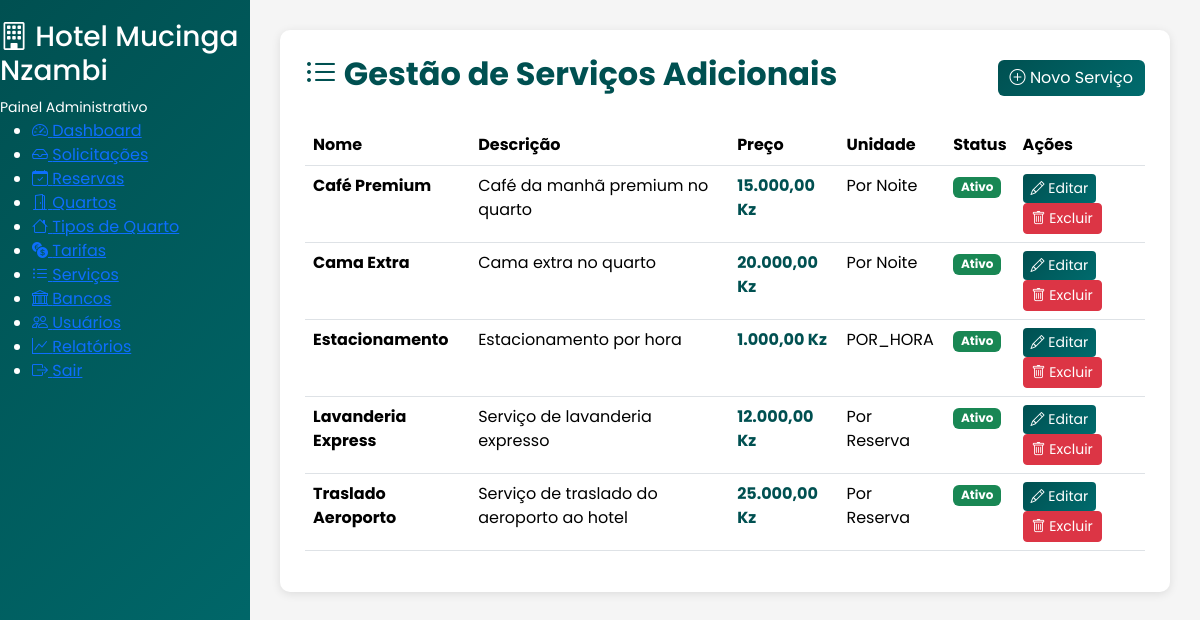
Screenshot of /admin/servicos.php (signed in) with the database file from the repository.
### tables this page shows
CREATE TABLE servicos (
    id INT AUTO_INCREMENT PRIMARY KEY,
    nome VARCHAR(255) NOT NULL,
    descricao TEXT,
    preco DECIMAL(10,2) NOT NULL,
    unidade ENUM('POR_RESERVA', 'POR_NOITE', 'POR_PESSOA', 'POR_HORA') DEFAULT 'POR_RESERVA',
    ativo TINYINT(1) DEFAULT 1,
    criado_em TIMESTAMP DEFAULT CURRENT_TIMESTAMP,
    atualizado_em TIMESTAMP DEFAULT CURRENT_TIMESTAMP ON UPDATE CURRENT_TIMESTAMP
);

### includes/helpers.php (called while the page is built, shortened)
<?php
function formatarMoeda($valor) {
    return number_format($valor, 2, ',', '.') . ' Kz';
}
?>

### admin/servicos.php (the view, shortened to what this page needs)
<?php
require_once __DIR__ . '/../includes/helpers.php';
$db = getDB();
$stmt = $db->query("SELECT * FROM servicos ORDER BY nome ASC");
$servicos = $stmt->fetchAll();
$unidades = [
    'POR_RESERVA' => 'Por Reserva',
    'POR_NOITE' => 'Por Noite',
    'POR_PESSOA' => 'Por Pessoa'
];
?>
<!DOCTYPE html>
<html lang="pt">
<head>
    <link rel="stylesheet" href="https://cdn.jsdelivr.net/npm/bootstrap-icons@1.11.0/font/bootstrap-icons.css">
    <link rel="stylesheet" href="../bootstrap/css/bootstrap.min.css">
</head>
<body>
    <?php include 'sidebar.php'; ?>
    <div class="main-content">
        <div class="content-card">
            <div class="d-flex justify-content-between align-items-center mb-4">
                <h2 style="color: #005051; font-weight: 700;">
                    <i class="bi bi-list-ul"></i> Gestão de Serviços Adicionais
                </h2>
                <button type="button" class="btn btn-primary" data-bs-toggle="modal" data-bs-target="#servicoModal" onclick="resetForm()">
                    <i class="bi bi-plus-circle"></i> Novo Serviço
                </button>
            </div>
            <div class="table-responsive">
                <table class="table table-hover">
                    <thead>
                        <tr>
                            <th>Nome</th>
                            <th>Descrição</th>
                            <th>Preço</th>
                            <th>Unidade</th>
                            <th>Status</th>
                            <th>Ações</th>
                        </tr>
                    </thead>
                    <tbody>
                        <?php foreach ($servicos as $servico): ?>
                            <tr>
                                <td><strong><?= htmlspecialchars($servico['nome']) ?></strong></td>
                                <td><?= htmlspecialchars(substr($servico['descricao'] ?? '', 0, 50)) ?><?= strlen($servico['descricao'] ?? '') > 50 ? '...' : '' ?></td>
                                <td><strong style="color: #005051;"><?= formatarMoeda($servico['preco']) ?></strong></td>
                                <td><?= $unidades[$servico['unidade']] ?? $servico['unidade'] ?></td>
                                <td>
                                    <?php if ($servico['ativo']): ?>
                                        <span class="badge bg-success">Ativo</span>
                                    <?php else: ?>
                                        <span class="badge bg-secondary">Inativo</span>
                                    <?php endif; ?>
                                </td>
                                <td>
                                    <button type="button" class="btn btn-sm btn-primary"
                                            onclick="editarServico(<?= $servico['id'] ?>)">
                                        <i class="bi bi-pencil"></i> Editar
                                    </button>
                                    <form method="POST" style="display: inline;" onsubmit="return confirm('Tem certeza que deseja excluir este serviço?');">
                                        <button type="submit" class="btn btn-sm btn-danger">
                                            <i class="bi bi-trash"></i> Excluir
                                        </button>
                                    </form>
                                </td>
                            </tr>
                        <?php endforeach; ?>
                    </tbody>
                </table>
            </div>
        </div>
    </div>
</body>
</html>

### admin/servicos.php (style rules this page uses)
body { font-family: 'Poppins', sans-serif; background-color: #F5F5F5; }
.main-content { margin-left: 250px; padding: 30px; }
.content-card { background: #fff; border-radius: 10px; padding: 25px; box-shadow: 0 2px 10px rgba(0, 0, 0, 0.1); margin-bottom: 20px; }
.btn-primary { background: linear-gradient(135deg, #005051 0%, #006b6d 100%); border: none; }

### rows the page displays
servicos: nome "Café Premium", descricao "Café da manhã premium no quarto", preco "15.000,00 Kz", unidade "Por Noite", ativo "Ativo"
servicos: nome "Cama Extra", descricao "Cama extra no quarto", preco "20.000,00 Kz", unidade "Por Noite", ativo "Ativo"
servicos: nome "Estacionamento", descricao "Estacionamento por hora", preco "1.000,00 Kz", unidade "POR_HORA", ativo "Ativo"
servicos: nome "Lavanderia Express", descricao "Serviço de lavanderia expresso", preco "12.000,00 Kz", unidade "Por Reserva", ativo "Ativo"
servicos: nome "Traslado Aeroporto", descricao "Serviço de traslado do aeroporto ao hotel", preco "25.000,00 Kz", unidade "Por Reserva", ativo "Ativo"

### other values shown
SYSTEM_NAME "Hotel Mucinga Nzambi"
